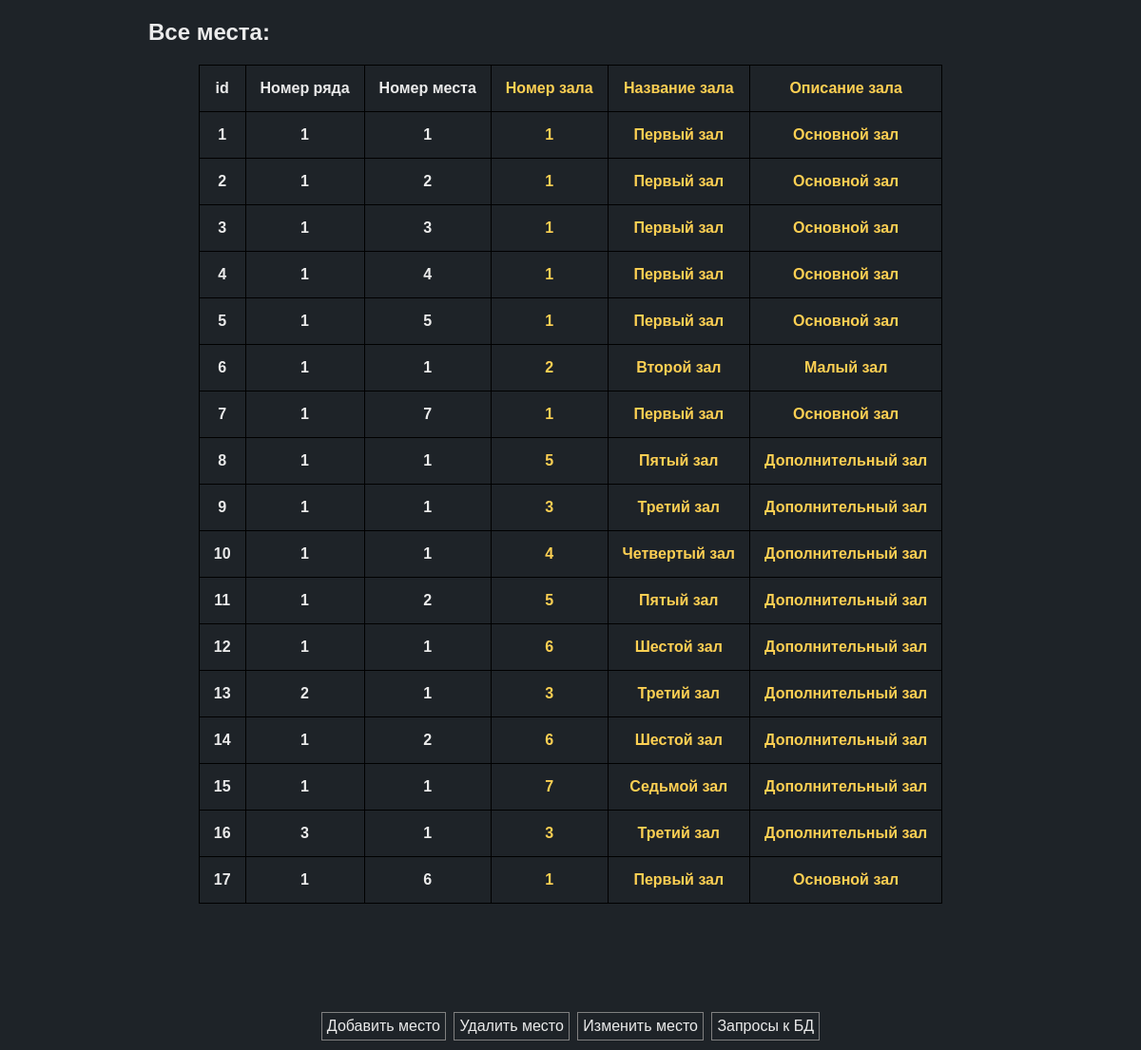
/php/index.php, run on the app's committed database.
### tables this page shows
create table seats
(
    id              int not null auto_increment,
    primary key (id),
    cinema_halls_id int not null references cinema_halls (id),
    foreign key (cinema_halls_id) references cinema_halls (id),
    row_index       int not null,
    seat_index      int not null
);

create table cinema_halls
(
    id           int                 not null auto_increment,
    primary key (id),
    name_of_hall varchar(256) unique not null,
    description  varchar(256)
);

### php/render_seats.php (the view, shortened to what this page needs)
<?php
function render_seats(): string
{
    $html = '<table>
        <tr>
            <th>id</th>
            <th>Номер ряда</th>
            <th>Номер места</th>
            <th class="foreign_items">Номер зала</th>
            <th class="foreign_items">Название зала</th>
            <th class="foreign_items">Описание зала</th>
        </tr>';
    $db = Utils::getPDO();
    foreach ($db->query('select seats.id seats_pk, cinema_halls_id, row_index, seat_index, name_of_hall, description from kinos.seats join cinema_halls ch on ch.id = seats.cinema_halls_id order by seats_pk') as $row) {
        $html .= "<tr>
                      <th>{$row['seats_pk']}</th>
                      <th>{$row['row_index']}</th>
                      <th>{$row['seat_index']}</th>
                      <th class='foreign_items'>{$row['cinema_halls_id']}</th>
                      <th class='foreign_items'>{$row['name_of_hall']}</th>
                      <th class='foreign_items'>{$row['description']}</th>
                  </tr>";
    }
    $html .= "</table>";
    return $html;
}

### php/index.php (shortened to what this page needs)
<!DOCTYPE html>
<html lang="RU-ru">
<head>
    <link rel="stylesheet" href="style.css">
</head>
<body>
<div class="main_content">
    <h2>Все места:</h2>
    <?php
    include "render_seats.php";
    echo render_seats();
    ?>
    <div class="buttons_wrapper">
        <a class="buttons" href="submit_seats.php">Добавить место</a>
        <a class="buttons" href="delete_seats.php">Удалить место</a>
        <a class="buttons" href="update_seats.php">Изменить место</a>
        <a class="buttons" href="queries.php">Запросы к БД</a>
    </div>
</div>
</body>
</html>

### php/style.css (style rules this page uses)
table, th, td { border: 1px solid black; border-collapse: collapse; margin: 0 auto; }
th { padding: 15px; }
table { margin-bottom: 7rem; }
html, body { background-color: #1e2328; color: #ebebeb; font-family: 'Work Sans', sans-serif; }
a { border: 1px solid grey; padding: 5px; text-decoration: none; }
.main_content { width: 75%; margin-left: auto; margin-right: auto; }
.buttons { -webkit-appearance: button; -moz-appearance: button; text-decoration: none; color: inherit; transition: color 0.5s linear; margin: 2px; }
.buttons_wrapper { text-align: center; }
.foreign_items { color: #fed053; }

### data on the page
seats: id "1", row_index "1", seat_index "1", cinema_halls "1", cinema_halls.name_of_hall "Первый зал", cinema_halls.description "Основной зал"
seats: id "2", row_index "1", seat_index "2", cinema_halls "1", cinema_halls.name_of_hall "Первый зал", cinema_halls.description "Основной зал"
seats: id "3", row_index "1", seat_index "3", cinema_halls "1", cinema_halls.name_of_hall "Первый зал", cinema_halls.description "Основной зал"
seats: id "4", row_index "1", seat_index "4", cinema_halls "1", cinema_halls.name_of_hall "Первый зал", cinema_halls.description "Основной зал"
seats: id "5", row_index "1", seat_index "5", cinema_halls "1", cinema_halls.name_of_hall "Первый зал", cinema_halls.description "Основной зал"
seats: id "6", row_index "1", seat_index "1", cinema_halls "2", cinema_halls.name_of_hall "Второй зал", cinema_halls.description "Малый зал"
seats: id "7", row_index "1", seat_index "7", cinema_halls "1", cinema_halls.name_of_hall "Первый зал", cinema_halls.description "Основной зал"
seats: id "8", row_index "1", seat_index "1", cinema_halls "5", cinema_halls.name_of_hall "Пятый зал", cinema_halls.description "Дополнительный зал"
seats: id "9", row_index "1", seat_index "1", cinema_halls "3", cinema_halls.name_of_hall "Третий зал", cinema_halls.description "Дополнительный зал"
seats: id "10", row_index "1", seat_index "1", cinema_halls "4", cinema_halls.name_of_hall "Четвертый зал", cinema_halls.description "Дополнительный зал"
seats: id "11", row_index "1", seat_index "2", cinema_halls "5", cinema_halls.name_of_hall "Пятый зал", cinema_halls.description "Дополнительный зал"
seats: id "12", row_index "1", seat_index "1", cinema_halls "6", cinema_halls.name_of_hall "Шестой зал", cinema_halls.description "Дополнительный зал"
seats: id "13", row_index "2", seat_index "1", cinema_halls "3", cinema_halls.name_of_hall "Третий зал", cinema_halls.description "Дополнительный зал"
seats: id "14", row_index "1", seat_index "2", cinema_halls "6", cinema_halls.name_of_hall "Шестой зал", cinema_halls.description "Дополнительный зал"
seats: id "15", row_index "1", seat_index "1", cinema_halls "7", cinema_halls.name_of_hall "Седьмой зал", cinema_halls.description "Дополнительный зал"
seats: id "16", row_index "3", seat_index "1", cinema_halls "3", cinema_halls.name_of_hall "Третий зал", cinema_halls.description "Дополнительный зал"
seats: id "17", row_index "1", seat_index "6", cinema_halls "1", cinema_halls.name_of_hall "Первый зал", cinema_halls.description "Основной зал"
